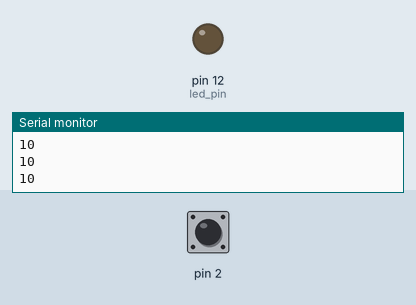
This sketch was run on a simulated Arduino Uno, built with avr-gcc and run on an emulated ATmega328P. Shown: output pins drawn as LEDs (lit = HIGH), the last lines printed to the serial monitor. Inputs (shaded band) come from the test bench; at power-on: pin 2 HIGH.

Above: at 1.2 s.
1.3 s: pin 2 pulled LOW for 0.15 s
At 1.44 s:
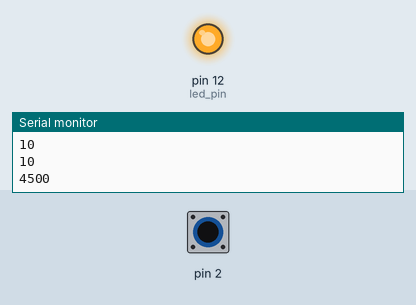
3.0 s: pin 2 pulled LOW for 3.2 s
At 7.2 s:
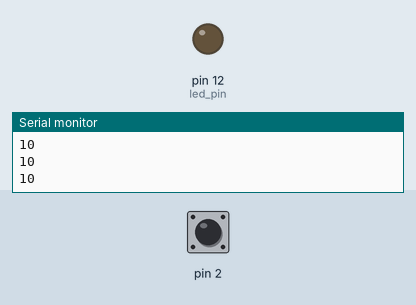
Timing chart, 0 to 8.7 s (numbered marks = the images above; inputs shaded):
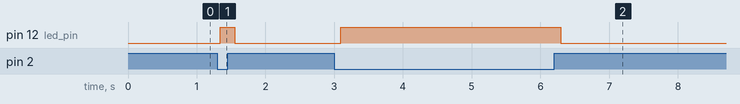

Measured:
- after the input at 1.3 s, pin 12 (led_pin): LOW → HIGH at once, → LOW 0.21 s later
- after the input at 3.0 s, pin 12 (led_pin): LOW → HIGH after 0.10 s, → LOW 3.2 s later

The sketch:

capacitance_sensor.ino
```cpp
#include <CapacitiveSensor.h>
CapacitiveSensor capSensor = CapacitiveSensor(4,2);
int threshold = 1000;
const int led_pin = 12;

void setup() {
  Serial.begin(9600);
  pinMode(led_pin, OUTPUT);

}

void loop() {
  long sensorValue = capSensor.capacitiveSensor(30);
  Serial.println(sensorValue);
  if (sensorValue > threshold) digitalWrite(led_pin, HIGH);
  else digitalWrite(led_pin, LOW);
  delay(100);
}
```
